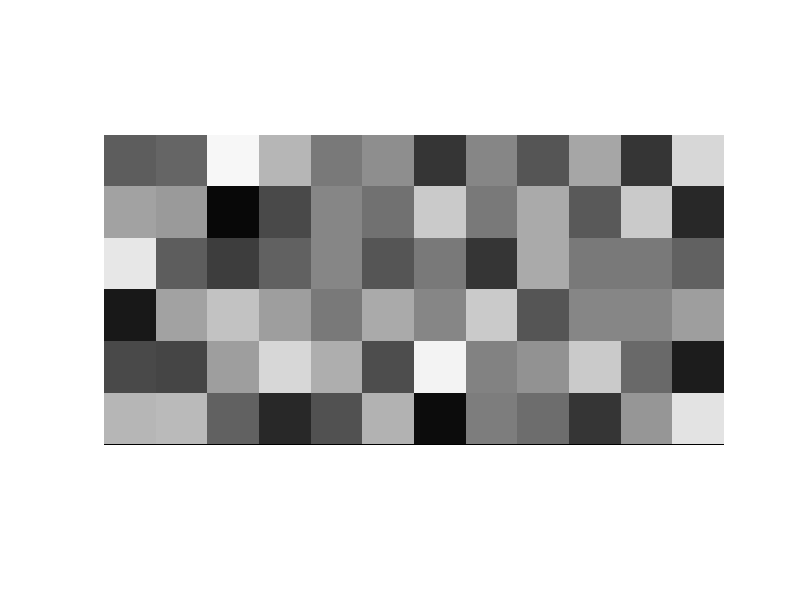

Source code (MATLAB):
clear, clc

edge = 10;
width = 6;
height = 12;

fig_box = zeros(width * edge, height * edge);
for ihei = 1:height
    data = rand(1:width);
    data = data ./ sum(data);
    data = round(data * 255);
    
    for jwid = 1:width
        fig_box((jwid-1)*edge+1:jwid*edge, (ihei-1)*edge+1:ihei*edge) = data(jwid);        
    end
    
end

fig_box = uint8(fig_box);

figure, imshow(fig_box);




